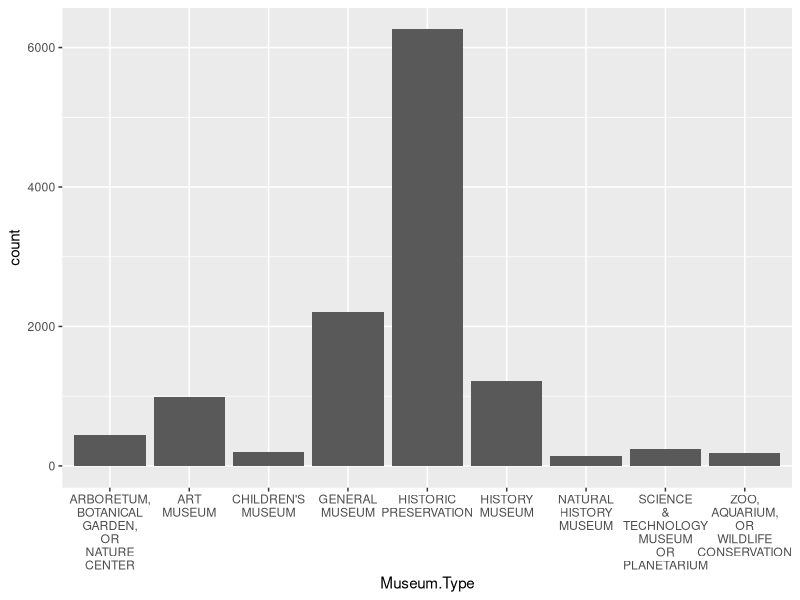
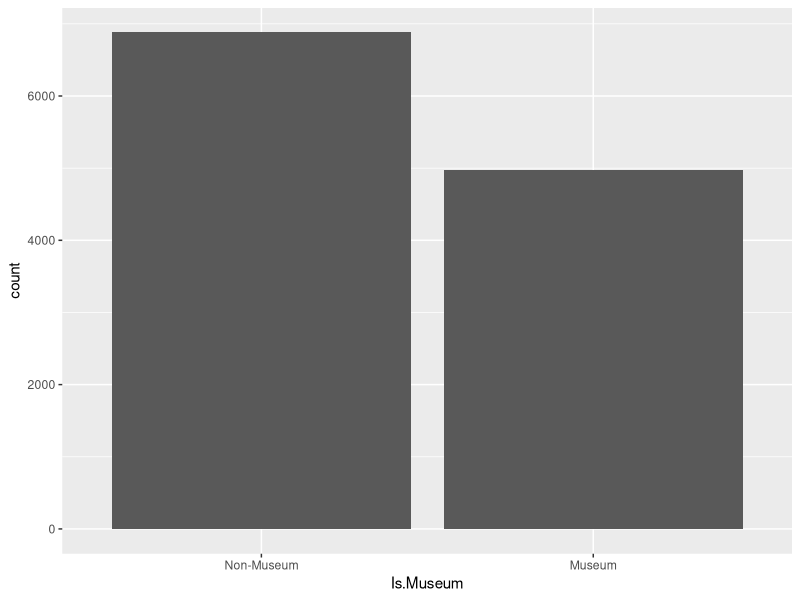
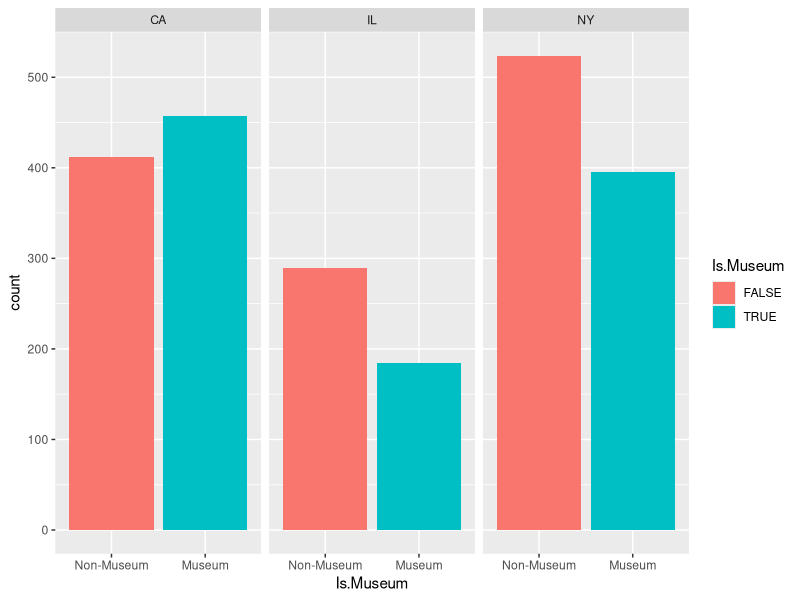
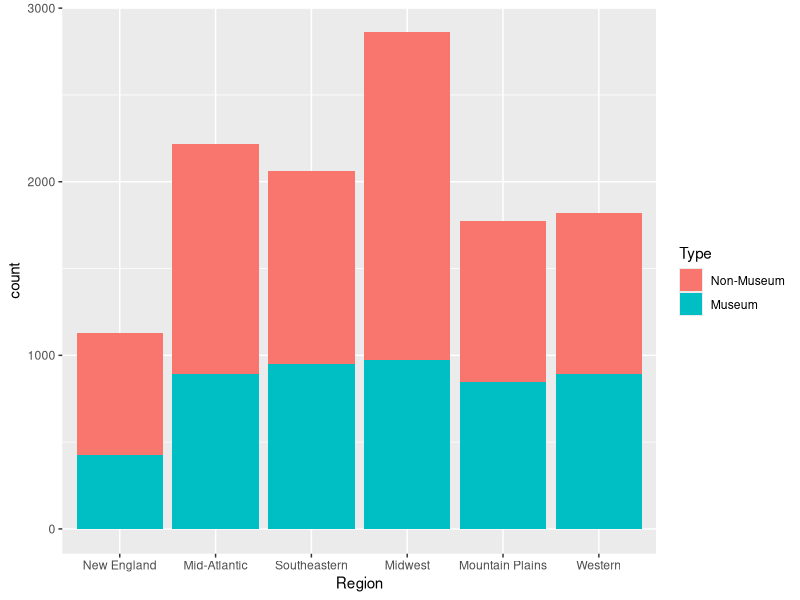
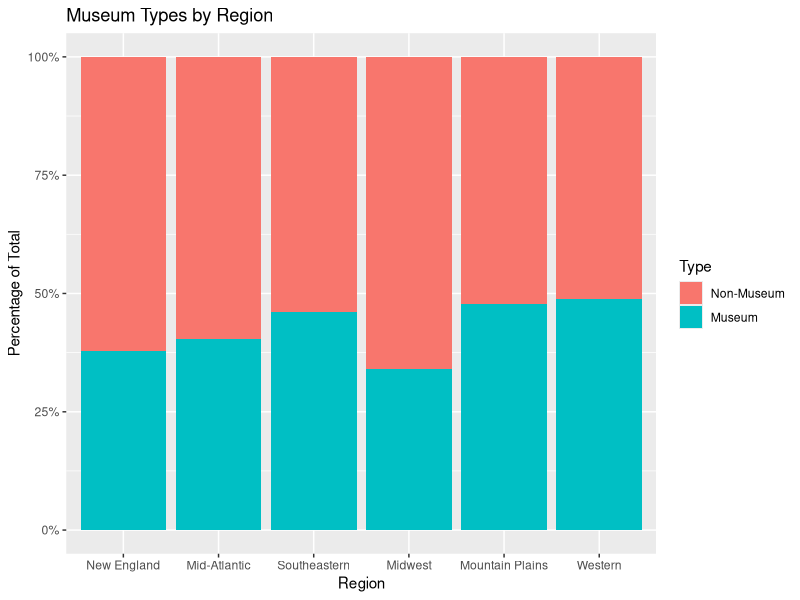
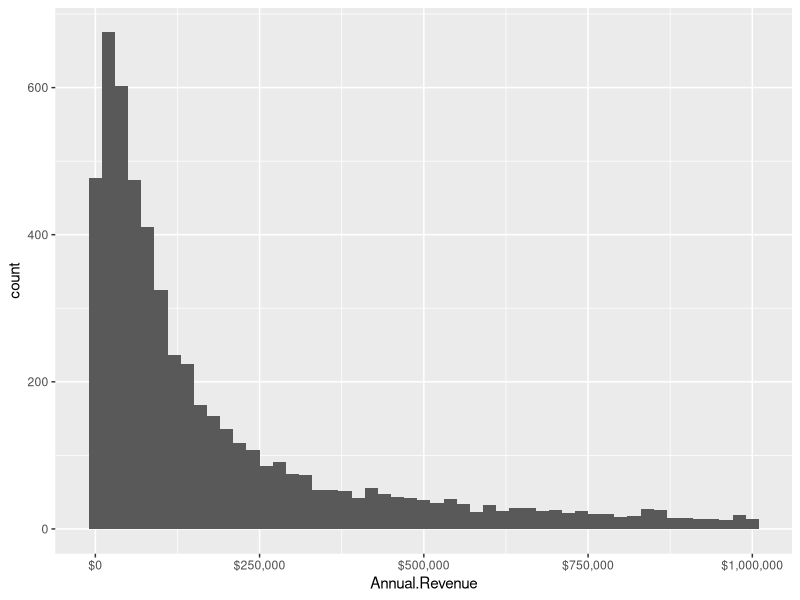
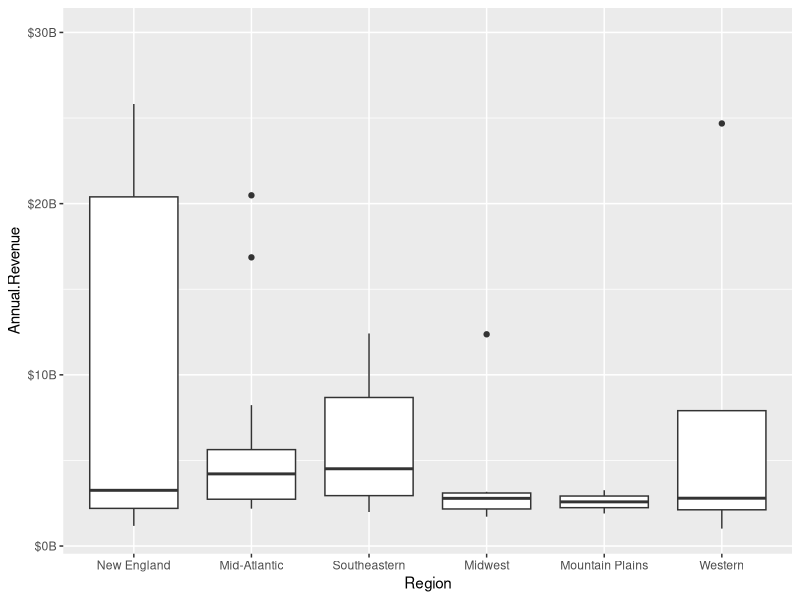
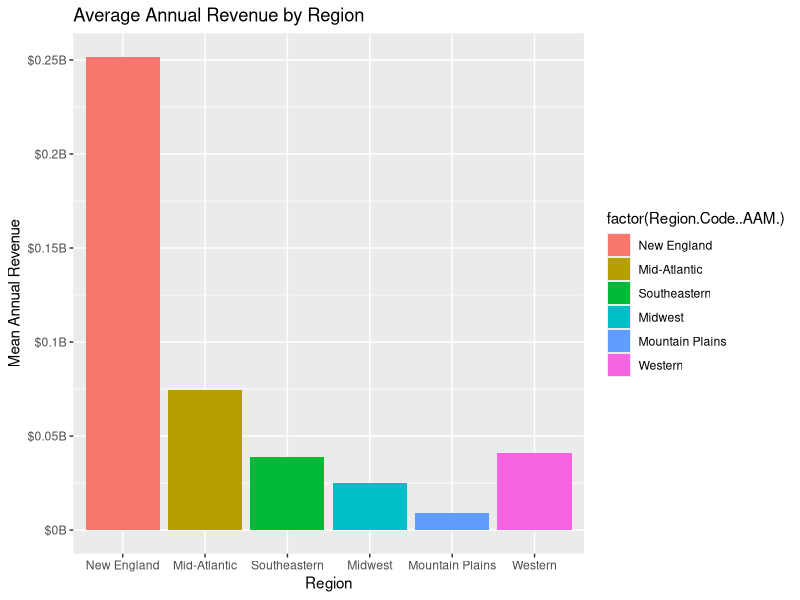

Here is the R script that generated these plots, in order:

#                             Data Visualization Project using 'ggplot2' Package in R:

#Will perform Data Visualization for a Dataset on 'Museums in the United States'
#Load in Relevant Libraries required for Visualization:
library(dplyr)
library(ggplot2)
library(stringr)
library(tidyr)
library(plotrix)

#Viewing the THOUSANDS of MUSEUMS (as well as 'Aquariums', 'Parks' and 'Zoos') ACROSS the U.S. See DISTRIBUTION of these institutions BY REGION (Location), TYPE and ANNUAL REVENUE. 
# Note: EACH Museum ALSO has PARENT ORGANIZATION - e.g. IF museum is IN UNIVERSITY, 'PARENT' Organisation = 'UNIVERSITY' within which the MUSEUM is found. 
museums_df <- read.csv("museums.csv")
tail(museums_df)  #Examining LAST FEW ROWS
#'Museum.Name' = Name of EACH 'INDIVIDUAL' INSTITUTION
#'Legal.Name' = Name of 'PARENT' ENTITY (Note: museums can SHARE a PARENT Entity, but EACH have a UNIQUE 'Muesum.Name'!)

#EACH INSTITUTION by 'TYPE' (BASIC Bar Plot):
museum_types <- ggplot(museums_df, aes(x=Museum.Type)) + 
  geom_bar() + 
  scale_x_discrete(labels = scales:::wrap_format(8)) 
museum_types  #'labels = scales:::wrap_format(8)' LIMITS LABELS WIDTH per Line, to MAX of 8 Characters!

# 'Is.Museum' - TRUE/FALSE BOOLEAN Column. TRUE = museums (art, history, science), FALSE = zoos, aquariums (i.e. NOT Really Museums)
museum_class <- ggplot(museums_df, aes(x=Is.Museum)) + 
  geom_bar() + 
  scale_x_discrete(labels = c("TRUE" = "Museum", "FALSE" = "Non-Museum"))
museum_class

#FILTERING JUST for A FEW STATES. THEN, use BAR PLOT with 'FACETS', to display 'Museum vs. Non-Museum' for EACH of these STATES:
museum_states <- museums_df %>%
  filter(State..Administrative.Location. %in% c("IL", "CA", "NY"))  #JUST these STATES

museum_facet <- ggplot(museum_states, aes(x=Is.Museum)) + geom_bar(aes(fill=Is.Museum)) + 
  facet_grid(cols = vars(State..Administrative.Location.)) +
  scale_x_discrete(labels = c("TRUE" = "Museum", "FALSE" = "Non-Museum")) 

museum_facet
#Have MOST Museums in 'CA', and MOST 'Non-Museums' in 'NY'. See that 'IL' has LEAST MUSEUMS AND Least 'Non-Museums'. 

#  STACKED BAR PLOT showing COUNT of MUSEUMS BY 'REGION' (Region.Code..AAM.)
#('FILL' AESTHETIC being for 'Is.Museum'. ALSO, need to 'factor(Region.Code..AAM)' to CONVERT to DISCRETE Region Codes, RATHER than as CONTINUOUS values):
museum_stacked <- ggplot(museums_df, aes(x = factor(Region.Code..AAM.), fill = Is.Museum)) + 
  geom_bar(position="stack") + 
  scale_x_discrete(labels = c("1" = "New England", "2" = "Mid-Atlantic", "3"="Southeastern", "4"="Midwest", "5"="Mountain Plains", "6"="Western")) + 
  scale_fill_discrete(labels = c("TRUE" = "Museum", "FALSE" = "Non-Museum")) + 
  labs(x = "Region", fill = 'Type')
museum_stacked
#ALSO use 'scale_x_discrete()' to RENAME 'Numeric LABELS' to TEXT (Region 'NUMBERS' are too VAGUE!) AND 'scale_fill_discrete' to RENAME the 'FILL' values in the LEGEND to 'Non-Museum' and 'Museum'

# STACKED Bar Plot for 'PERCENTAGES' of 'Museum' vs. 'Non-Museum' by Region - MAY be CLEARER! So TRANSFORM the Plot ABOVE for 'PERCENTAGES' in y-axis:
museum_stacked <- ggplot(museums_df, aes(x = factor(Region.Code..AAM.), fill = Is.Museum)) + 
  geom_bar( position="fill") + 
  scale_y_continuous(labels = scales:::percent_format()) + 
  scale_x_discrete(labels = c("1" = "New England", "2" = "Mid-Atlantic", "3"="Southeastern", "4"="Midwest", "5"="Mountain Plains", "6"="Western")) + 
  scale_fill_discrete(labels = c("TRUE" = "Museum", "FALSE" = "Non-Museum")) + 
  labs(title = 'Museum Types by Region', x = "Region", y = 'Percentage of Total', fill='Type')
museum_stacked   #ALSO 'RELABELLED' AXES, Added TITLE and RELABELLED 'fill' LEGEND 


#        'INSTITUTIONS' by 'REVENUE' 
# Will investigate HOW MUCH MONEY is Brought in by EACH INSTITUTION and HOW it varies BY 'GEOGRAPHY' (Region)
#FILTER the Dataset to REMOVE DUPLICATES (ONLY want 'Parent Organization' Level)

#DataFrame 1 'museums_revenue_df' 
#            - ONLY 'unique values' of 'Legal.Name' (REMOVE DUPLICATE ROWS)
#            - FILTER so ONLY institutions with ANNUAL REVENUE GREATER THAN 0 (i.e. NOT Free!)            
museums_revenue_df <- museums_df %>%
  distinct(Legal.Name, .keep_all = TRUE) %>% #KEEP ALL COLUMNS, REMOVES DUPLICATES 
  filter(Annual.Revenue > 0)    

#DataFrame 2 'museums_small_df'
#            - ONLY museums with 'Annual.Revenue < $1,000,000 
museums_small_df <- museums_revenue_df %>%
  filter(Annual.Revenue < 1000000)

#Dataframe 3 'museums_large_df'
#            = ONLY museums with 'Annual.Revenue > 1000000000'
museums_large_df <- museums_revenue_df %>%
  filter(Annual.Revenue > 1000000000)

#VISUALIZING for 'SMALL Museums' - HISTOGRAM of 'Annual.Revenue' DISTRIBUTION:
revenue_histogram <- ggplot(museums_small_df, aes(x=Annual.Revenue)) + 
  geom_histogram(binwidth = 20000) + 
  scale_x_continuous(labels = scales:::dollar_format())
revenue_histogram   #Must EXPERIMENT with BINWIDTH to see WHICH is BEST - OR can just see what DEFUALT looks like (AUTO-ADJUSTS for us!). About '20,000' Bindiwth seems GOOD!
#ALSO added 'DOLLAR SIGNS' using 'scales:::dollar_format()'


#VISUALIZING for 'LARGE Museums' - NOW will do BOXPLOT, with 'Region.Code..AAM.' on x-axis and 'Annual.Revenue' on y-axis.
revenue_boxplot <- ggplot(museums_large_df, aes(x=factor(Region.Code..AAM.) , y=Annual.Revenue)) + 
  geom_boxplot() + 
  scale_x_discrete(labels = c("1" = "New England", "2" = "Mid-Atlantic", "3"="Southeastern", "4"="Midwest", "5"="Mountain Plains", "6"="Western")) + coord_cartesian(ylim = c(1e9, 3e10)) + labs(x = 'Region') + 
  scale_y_continuous(labels = function(x) paste0("$", x/1e9, "B"))
revenue_boxplot

#Notice - used 'factor( )' to CONVERT 'REGIONS' to DISCRETE Values, also CHANGED LABELS for 'x scale' to the TEXT equivalents INSTEAD (CLEARER!)
#ONE Outlier dot for 'New England' is VERY FAR OFF! Makes it HARD TO READ the BOXPLOTS! 
#So? used 'coord_cartesian()' to ZOOM IN, setting 'ylim = c(1.0e9, 3.0e10)'. Now is MUCH CLEARER to see HOW Q1, Q2 (Median) and Q3 VARY for the Different REGIONS!
# 'scale_y_continuous' REFORMATS 'REVENUE' y-axis so is in BILLIONS OF DOLLARS - using 'USER-Defined' FUNCTION CUSTOM LABEL:
#       function(x) paste0("$", x/1e9, "B")   -makes sense!


#NOW for 'Revenue' across ALL MUSEUMS 'museums_revenue_df'
#  Using 'BARPLOT', with 'Region.Code..AAM.' as x-axis (converted using 'factor()'), 'Annual.Revenue' as y-axis.
#SUMMARIZE as 'MEAN REVENUE' BY Region:
revenue_barplot <- ggplot(museums_revenue_df, aes(x=factor(Region.Code..AAM.), y=Annual.Revenue)) + 
  geom_bar(aes(fill=factor(Region.Code..AAM.)), stat="summary", fun="mean") + 
  scale_fill_discrete(labels = c("1" = "New England", "2" = "Mid-Atlantic", "3"="Southeastern", "4"="Midwest", "5"="Mountain Plains", "6"="Western"))+
  scale_x_discrete(labels = c("1" = "New England", "2" = "Mid-Atlantic", "3"="Southeastern", "4"="Midwest", "5"="Mountain Plains", "6"="Western")) + 
  labs(x="Region",y="Mean Annual Revenue", title = 'Average Annual Revenue by Region') + 
  scale_y_continuous(labels = function(x) paste0("$", x/1e9, "B"))
revenue_barplot
#Using ALOT of the SAME FORMATTING for 'SCALES' and 'LABELS' to make MORE READABLE. 
#FOR FUN, just COLOR CODED to BETTER DISTINGUISH Between the REGION Bars - using 'aes(fill=...)'!

# Bar Plot 'WITH ERROR BARS':
museums_error_df <- museums_revenue_df %>%
  group_by(Region.Code..AAM.) %>%
  summarize(Mean.Revenue = mean(Annual.Revenue), Mean.SE = std.error(Annual.Revenue)) %>%
  mutate(SE.Min = Mean.Revenue - Mean.SE, 
         SE.Max = Mean.Revenue + Mean.SE)

revenue_errorbar <- ggplot(museums_error_df, aes(x=factor(Region.Code..AAM.), y=Mean.Revenue)) + 
  geom_bar(stat="identity") + 
  geom_errorbar(aes(ymin=SE.Min, ymax = SE.Max, width=0.3))
revenue_errorbar

